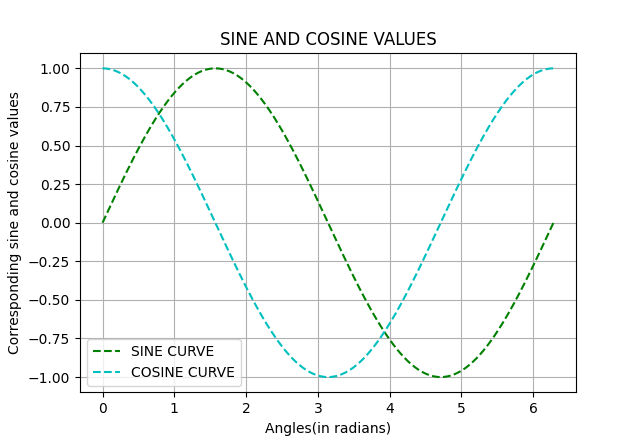

Generate this figure with Python:
import matplotlib.pyplot as plt
import numpy as np

x = np.arange(0, 2 * np.pi, 0.001)
y1 = np.sin(x)
y2 = np.cos(x)
plt.plot(x, y1, "g--", label='SINE CURVE')
plt.plot(x, y2, "c--", label='COSINE CURVE')
plt.grid()
plt.title('SINE AND COSINE VALUES')
plt.xlabel('Angles(in radians)')
plt.ylabel('Corresponding sine and cosine values')
plt.legend()
plt.show()
